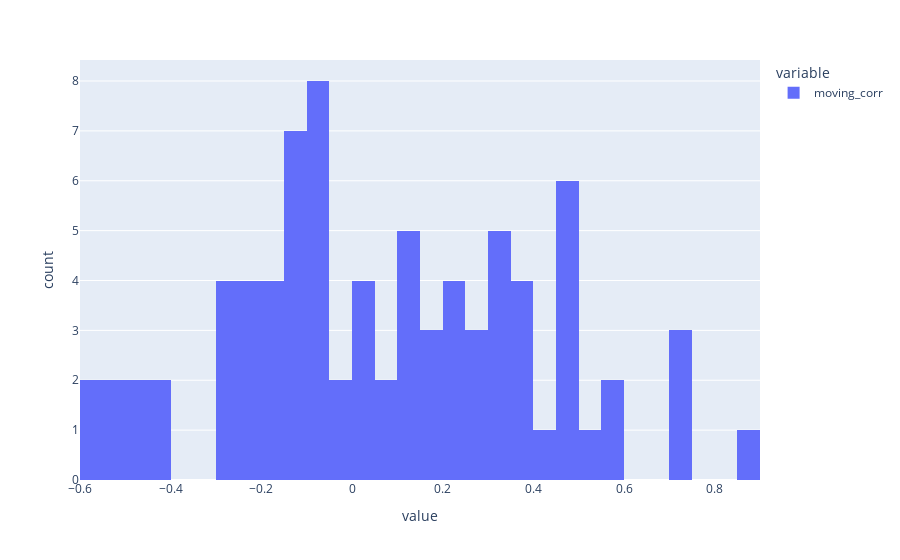

The code cell stored with this chart in its notebook:
### Code cell
scaler_corr = MinMaxScaler(feature_range=(-1, 1)) 

# Here we use a column with categorical data
fig = px.histogram(df_eval['moving_corr'], nbins=60)
fig.show()

### Figure 1 — Plotly figure (JSON) as saved in the notebook; plotly's stock layout.template omitted (floating-point values rounded to 4 significant figures)
{"data": [{"alignmentgroup": "True", "bingroup": "x", "hovertemplate": "variable=moving_corr<br>value=%{x}<br>count=%{y}<extra></extra>", "legendgroup": "moving_corr", "marker": {"color": "#636efa", "pattern": {"shape": ""}}, "name": "moving_corr", "nbinsx": 60, "offsetgroup": "moving_corr", "orientation": "v", "showlegend": true, "type": "histogram", "x": [null, null, null, null, null, null, null, 0.1069, 0.1327, 0.5635, 0.7105, 0.703, 0.4974, 0.03618, 0.1044, 0.3082, 0.03438, 0.2562, 0.03737, 0.3807, 0.3637, 0.46, 0.2913, 0.311, 0.2424, 0.3733, 0.4402, 0.5098, 0.2498, -0.005434, -0.03467, -0.4222, -0.08645, -0.08805, -0.1202, 0.3654, 0.8659, 0.4555, 0.7362, 0.3037, 0.4517, 0.4892, 0.147, -0.1293, 0.05269, -0.1122, 0.3088, 0.4876, 0.5968, -0.05684, -0.1103, -0.191, -0.0697, -0.1159, -0.2275, -0.2324, 0.2243, 0.176, 0.305, 0.1825, 0.1114, 0.005608, 0.2122, 0.07252, -0.1762, -0.2637, -0.4575, -0.5507, -0.5066, -0.5223, -0.4829, -0.4049, -0.1554, -0.1452, -0.2473, -0.1811, -0.2337, -0.2988, -0.06547, -0.09873, -0.09785, 0.1777, -0.05806, -0.1269, 0.2612, -0.2792, -0.5554, -0.2935], "xaxis": "x", "yaxis": "y"}], "layout": {"barmode": "relative", "legend": {"title": {"text": "variable"}, "tracegroupgap": 0}, "margin": {"t": 60}, "xaxis": {"anchor": "y", "domain": [0, 1], "title": {"text": "value"}}, "yaxis": {"anchor": "x", "domain": [0, 1], "title": {"text": "count"}}}}
